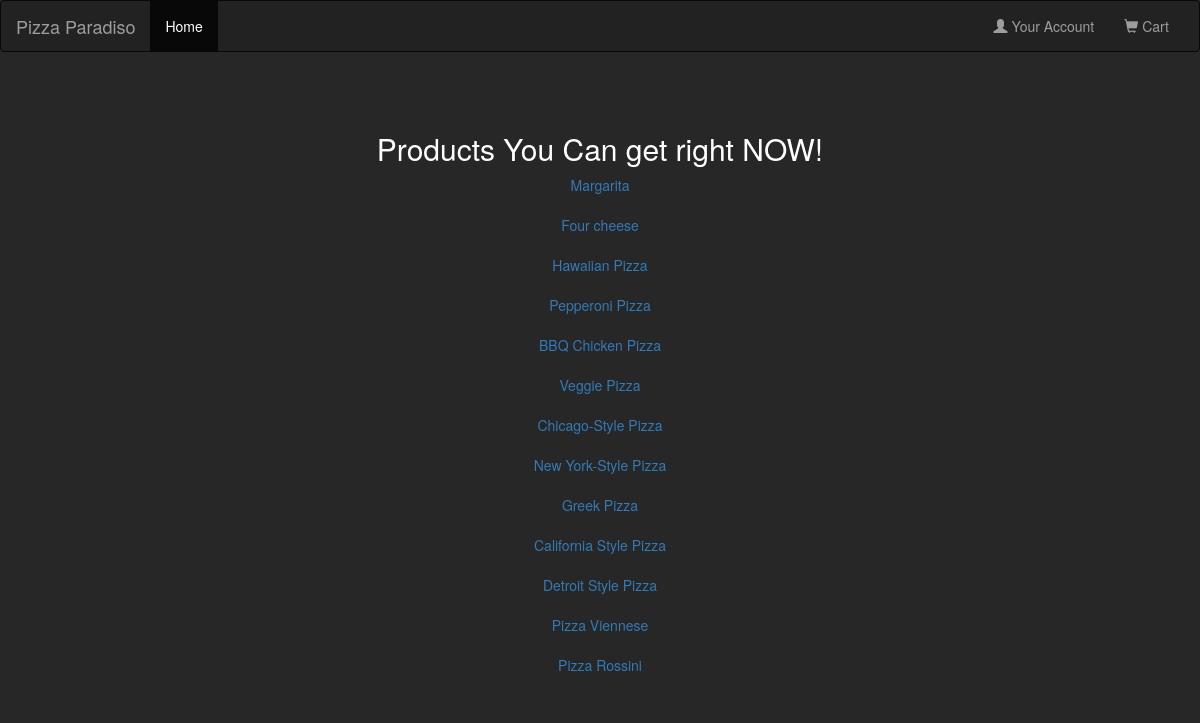
Page /our_products/ on the committed database.
### pizzas/models.py (models this page shows, shortened)
class Pizza(models.Model):
    name = models.CharField(max_length=50)
    price = models.PositiveIntegerField()
    score = models.FloatField()
    details = models.TextField(max_length=300)
    image = models.ImageField(null=True, blank=True)
    category = models.ForeignKey('DoughType', null=True,
                                 on_delete=models.PROTECT, verbose_name="Dough")

### pizzas/views.py (the view)
# urls.py: path('our_products/', our_products, name='all_products'),
def our_products(request):
    context = {
        'pizzas': Pizza.objects.all()
    }
    return render(request, 'pizzas/all_products.html', context)

### templates/pizzas/all_products.html (shortened to what this page needs)
<!DOCTYPE html>
<html lang="en">
<head>
    <link href="https://maxcdn.bootstrapcdn.com/bootstrap/3.4.1/css/bootstrap.min.css" rel="stylesheet">
    <link rel="stylesheet" href="https://maxcdn.bootstrapcdn.com/bootstrap/3.4.1/css/bootstrap.min.css">
</head>
<body style="background-color:#272727 ;text-align:center">
<nav class="navbar navbar-inverse">
    <div class="container-fluid">
        <div class="navbar-header">
            <a class="navbar-brand" href="#">Pizza Paradiso</a>
        </div>
        <div class="collapse navbar-collapse" id="myNavbar">
            <ul class="nav navbar-nav">
                <li class="active"><a href="{% url 'main_page'%}">Home</a></li>
            </ul>
            <ul class="nav navbar-nav navbar-right">
                <li><a href="#"><span class="glyphicon glyphicon-user"></span> Your Account</a></li>
                <li><a href="#"><span class="glyphicon glyphicon-shopping-cart"></span> Cart</a></li>
            </ul>
        </div>
    </div>
</nav>
<div class="container mt-3">
    <br></br>
    <h2 style="text-align: center; color: white;">Products You Can get right NOW!</h2>
    {% block content %}
    {% for pizza in pizzas %}
    <a href="{% url 'pizza_detail' pizza.id %}">{{pizza.name}}</a><br></br>
    {% endfor %}
    {% endblock content %}
</div>
</body>
</html>

### rows in the picture
Pizza: name "Margarita"
Pizza: name "Four cheese"
Pizza: name "Hawaiian Pizza"
Pizza: name "Pepperoni Pizza"
Pizza: name "BBQ Chicken Pizza"
Pizza: name "Veggie Pizza"
Pizza: name "Chicago-Style Pizza"
Pizza: name "New York-Style Pizza"
Pizza: name "Greek Pizza"
Pizza: name "California Style Pizza"
Pizza: name "Detroit Style Pizza"
Pizza: name "Pizza Viennese"
Pizza: name "Pizza Rossini"
